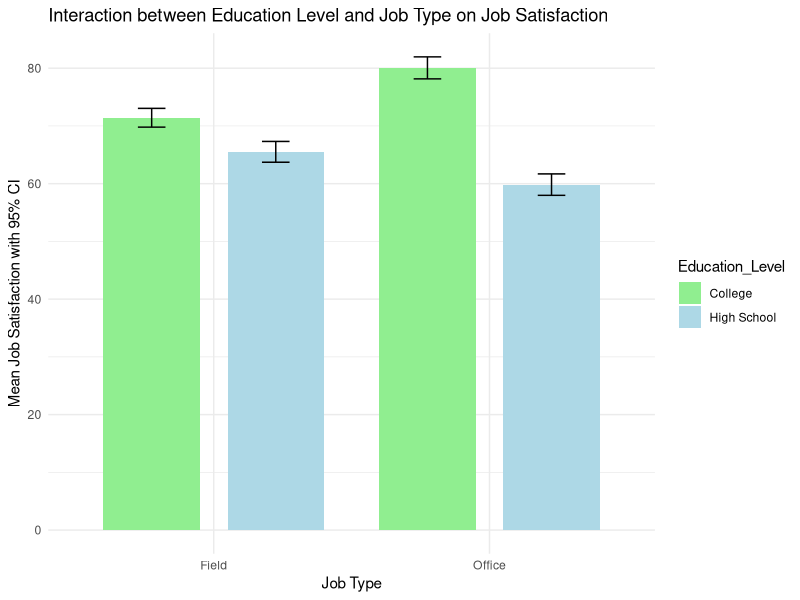
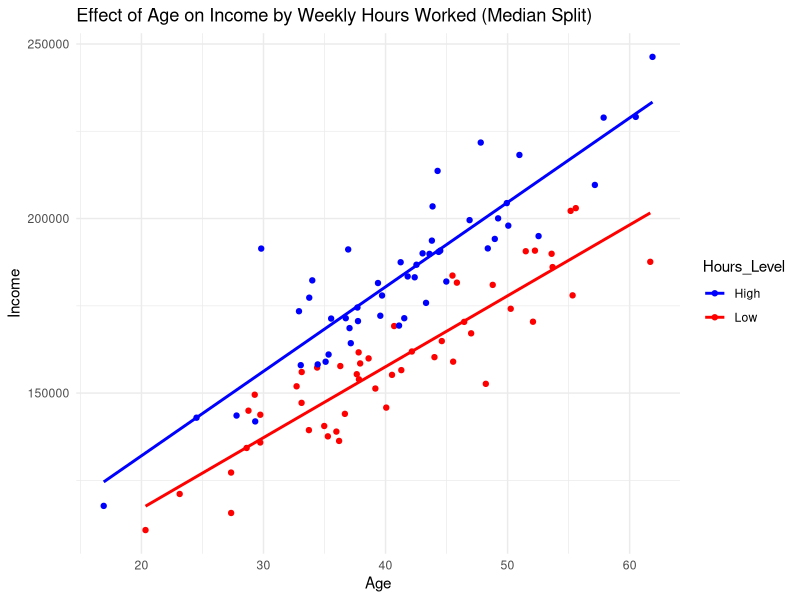
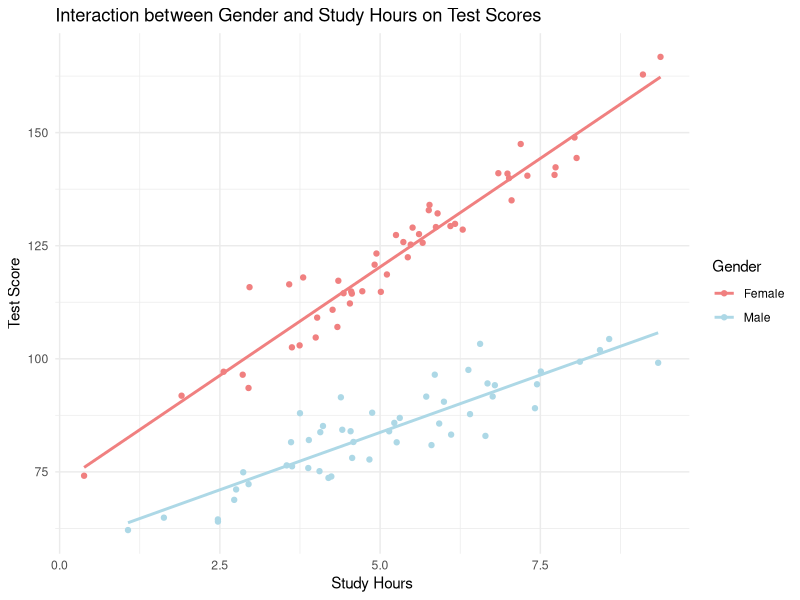
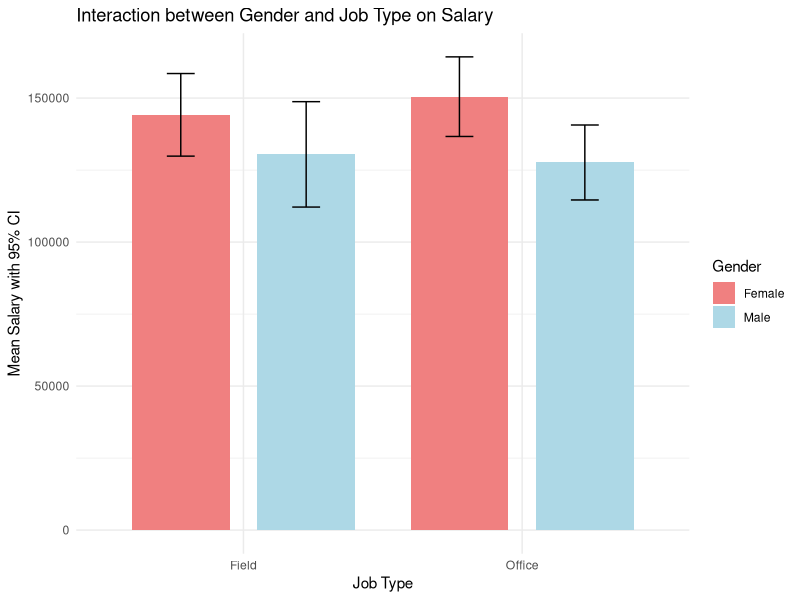
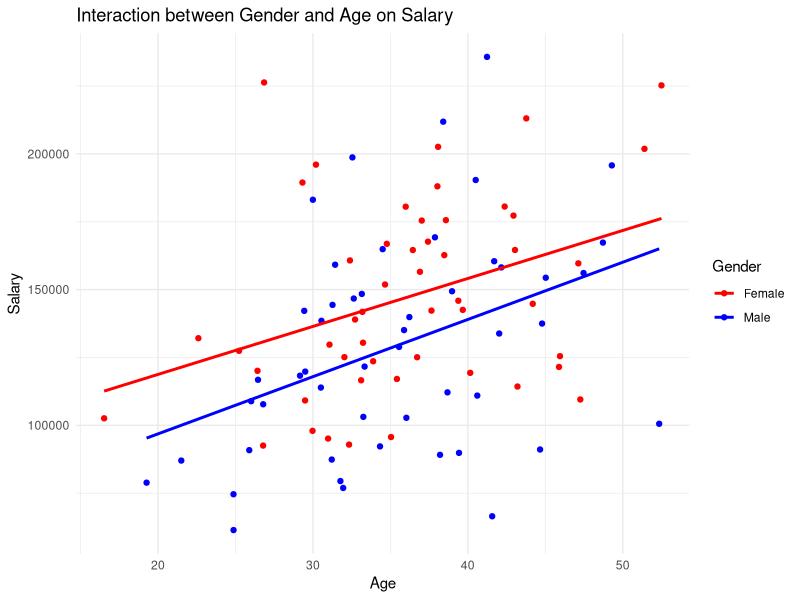
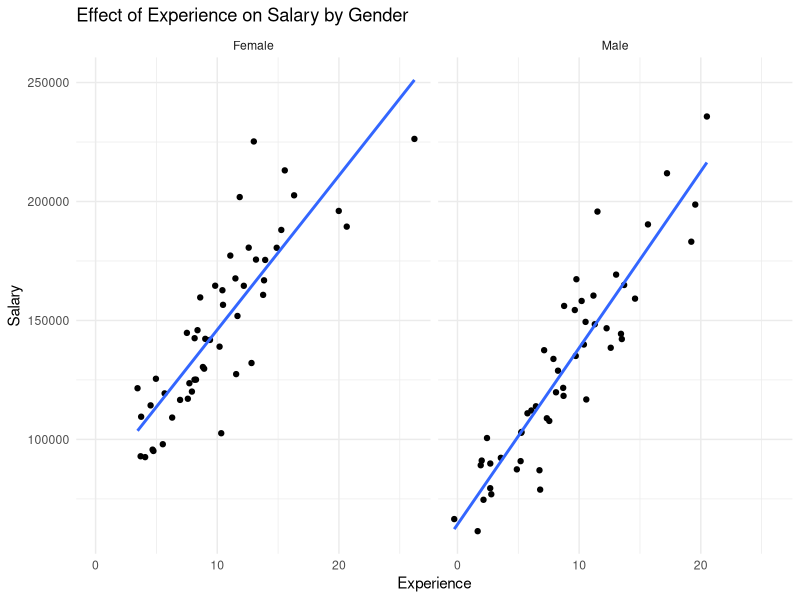
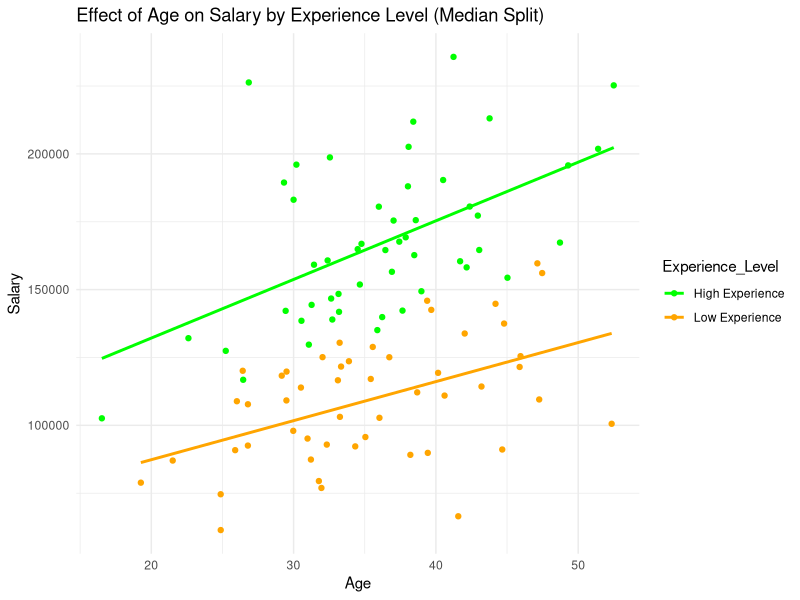

Generate these figures, in order, with R:
## ---- chunk 1
library(ggplot2)
library(dplyr)

# Simulate data
set.seed(123)
Education_Level <- factor(rep(c("High School", "College"), each = 50))
Job_Type <- factor(rep(c("Office", "Field"), each = 25, times = 2))
Job_Satisfaction <- ifelse(Education_Level == "College", 
                           70 + 10 * (Job_Type == "Office"), 
                           60 + 5 * (Job_Type == "Field")) + rnorm(100, sd = 5)

data1 <- data.frame(Education_Level, Job_Type, Job_Satisfaction)

# Calculate means and standard errors with correct handling
means1 <- data1 %>%
  group_by(Education_Level, Job_Type) %>%
  summarise(
    Job_Satisfaction_Mean = mean(Job_Satisfaction),
    SE = (sd(Job_Satisfaction) / sqrt(n())),  # Calculate SE 
    lower = Job_Satisfaction_Mean - 1.96 * SE,  # Lower bound of the confidence interval
    upper = Job_Satisfaction_Mean + 1.96 * SE   # Upper bound of the confidence interval
  )

# Check the calculated values
print(means1)

# Plot the bar graph with error bars
ggplot(means1, aes(x = Job_Type, y = Job_Satisfaction_Mean, fill = Education_Level)) +
  geom_bar(stat = "identity", position = position_dodge(0.9), width = 0.7) +
  geom_errorbar(aes(ymin = lower, ymax = upper),
                width = 0.2, position = position_dodge(0.9)) +
  labs(title = "Interaction between Education Level and Job Type on Job Satisfaction",
       x = "Job Type", y = "Mean Job Satisfaction with 95% CI") +
  scale_fill_manual(values = c("High School" = "lightblue", "College" = "lightgreen")) +
  theme_minimal()

## ---- chunk 2
# Simulate data
set.seed(123)
Age <- rnorm(100, mean = 40, sd = 10)
Weekly_Hours_Worked <- rnorm(100, mean = 40, sd = 5)
Income <- 30000 + 500 * Age + 1000 * Weekly_Hours_Worked + 50 * Age * Weekly_Hours_Worked + rnorm(100, sd = 5000)

data2 <- data.frame(Age, Weekly_Hours_Worked, Income)

# Fit the model
model2 <- lm(Income ~ Age * Weekly_Hours_Worked, data = data2)

# Summary of the model
summary(model2)

# Create a median split for Weekly_Hours_Worked
data2 <- data2 %>%
  mutate(Hours_Level = ifelse(Weekly_Hours_Worked > median(Weekly_Hours_Worked), "High", "Low"))

# Plot the interaction
ggplot(data2, aes(x = Age, y = Income, color = Hours_Level)) +
  geom_point() +
  geom_smooth(method = "lm", se = FALSE) +
  labs(title = "Effect of Age on Income by Weekly Hours Worked (Median Split)",
       x = "Age", y = "Income") +
  scale_color_manual(values = c("High" = "blue", "Low" = "red")) +
  theme_minimal()
## ---- chunk 3
# Simulate data
set.seed(123)
Gender <- factor(rep(c("Male", "Female"), each = 50))
Study_Hours <- rnorm(100, mean = 5, sd = 2)
Test_Score <- 60 + 10 * (Gender == "Female") + 5 * Study_Hours + 5 * (Gender == "Female") * Study_Hours + rnorm(100, sd = 5)

data3 <- data.frame(Gender, Study_Hours, Test_Score)

# Fit the model
model3 <- lm(Test_Score ~ Gender * Study_Hours, data = data3)

# Summary of the model
summary(model3)

# Plot the interaction
ggplot(data3, aes(x = Study_Hours, y = Test_Score, color = Gender)) +
  geom_point() +
  geom_smooth(method = "lm", se = FALSE) +
  labs(title = "Interaction between Gender and Study Hours on Test Scores",
       x = "Study Hours", y = "Test Score") +
  scale_color_manual(values = c("Male" = "lightblue", "Female" = "lightcoral")) +
  theme_minimal()
## ---- chunk 4
# Simulate data
set.seed(123)
Age <- rnorm(100, mean = 35, sd = 8)
Experience <- rnorm(100, mean = 10, sd = 5)
Gender <- factor(rep(c("Male", "Female"), each = 50))
Job_Type <- factor(rep(c("Office", "Field"), each = 25, times = 2))
Salary <- 30000 + 1000 * Age + 2000 * Experience + 150 * Age * Experience + 
  5000 * (Gender == "Female") + rnorm(100, sd = 5000)

data4 <- data.frame(Age, Experience, Gender, Job_Type, Salary)

# Categorical x Categorical Interaction (Bar graph with means and SE)
# Summarizing means and standard errors
means4 <- data4 %>%
  group_by(Gender, Job_Type) %>%
  summarise(
    Mean_Salary = mean(Salary),
    SE_Salary = sd(Salary) / sqrt(n())
  )

# Plot the bar graph with error bars
ggplot(means4, aes(x = Job_Type, y = Mean_Salary, fill = Gender)) +
  geom_bar(stat = "identity", position = position_dodge(0.9), width = 0.7) +
  geom_errorbar(aes(ymin = Mean_Salary - 1.96 * SE_Salary, ymax = Mean_Salary + 1.96 * SE_Salary),
                width = 0.2, position = position_dodge(0.9)) +
  labs(title = "Interaction between Gender and Job Type on Salary",
       x = "Job Type", y = "Mean Salary with 95% CI") +
  scale_fill_manual(values = c("Male" = "lightblue", "Female" = "lightcoral")) +
  theme_minimal()

# Interaction plot (categorical x continuous)
ggplot(data4, aes(x = Age, y = Salary, color = Gender)) +
  geom_point() +
  geom_smooth(method = "lm", se = FALSE) +
  labs(title = "Interaction between Gender and Age on Salary",
       x = "Age", y = "Salary") +
  scale_color_manual(values = c("Male" = "blue", "Female" = "red")) +
  theme_minimal()

# Faceted plot (categorical x continuous)
ggplot(data4, aes(x = Experience, y = Salary)) +
  geom_point() +
  geom_smooth(method = "lm", se = FALSE) +
  labs(title = "Effect of Experience on Salary by Gender",
       x = "Experience", y = "Salary") +
  facet_wrap(~ Gender) +
  theme_minimal()

# Median split for Experience to visualize the linear x linear interaction
data4 <- data4 %>%
  mutate(Experience_Level = ifelse(Experience > median(Experience), "High Experience", "Low Experience"))

# Plot the interaction using the median split
ggplot(data4, aes(x = Age, y = Salary, color = Experience_Level)) +
  geom_point() +
  geom_smooth(method = "lm", se = FALSE) +
  labs(title = "Effect of Age on Salary by Experience Level (Median Split)",
       x = "Age", y = "Salary") +
  scale_color_manual(values = c("High Experience" = "green", "Low Experience" = "orange")) +
  theme_minimal()
